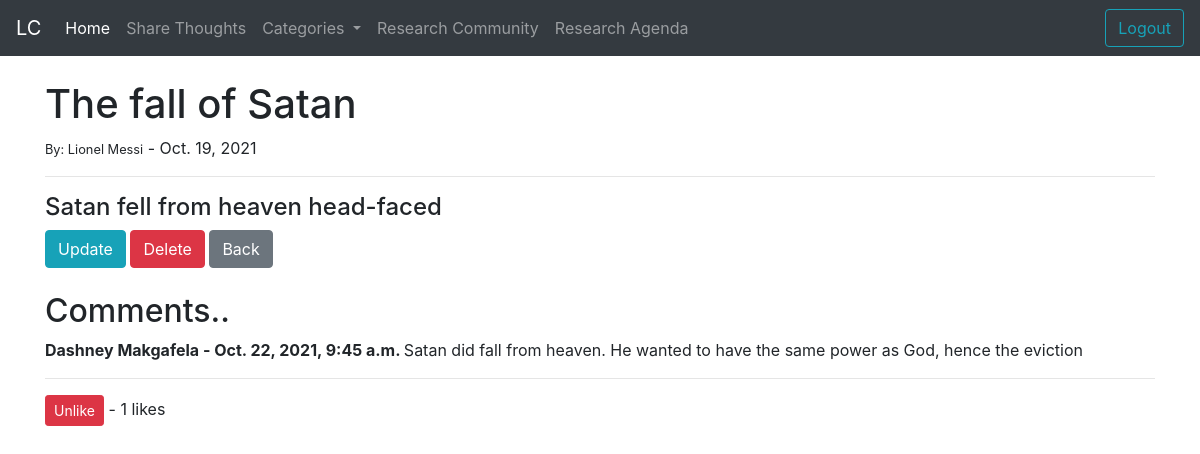
Page /post/14/ (signed in) on the committed database.
### activities/models.py (models this page shows, shortened)
class Post(models.Model):
    title = models.CharField(max_length=255)
    author = models.ForeignKey(User,on_delete=models.CASCADE)
    body = RichTextField(blank= True, null= True)
    post_date = models.DateField(auto_now_add=True)
    category = models.CharField(max_length=255, default="Philosophy")
    likes = models.ManyToManyField(User, related_name="blog_likes")
    def total_likes(self):
        return self.likes.count()

class Comment(models.Model):
    post = models.ForeignKey(Post, on_delete=models.CASCADE, related_name="comments")
    name = models.CharField(max_length=255)
    date_added = models.DateTimeField(auto_now_add=True)
    body = models.TextField()

### activities/views.py (the view)
# urls.py: path('post/<int:pk>/' ,PostDetail.as_view(), name="post-detail"),
class PostDetail(DetailView):
    model = Post
    template_name = "activities/detailed.html"
    def get_context_data(self,*args, **kwargs):
        cat_menu = Category.objects.all()
        stuff = get_object_or_404(Post, id=self.kwargs['pk'])
        total_likes = stuff.total_likes()
        liked = False
        if stuff.likes.filter(id=self.request.user.id).exists():
            liked = True
        context = super(PostDetail,self).get_context_data(*args, **kwargs)
        context["cat_menu"] = cat_menu
        context['total_likes'] = total_likes
        context['liked'] = liked
        return context

### activities/models.py (called while the page is built)
    def __str__(self):
        return self.name

### activities/templates/activities/detailed.html (shortened to what this page needs)
{% extends 'activities/base.html'%}
{% load static %}
{%block content%}
    <h1>{{post.title}}</h1>
    <small>By: {{post.author.first_name}} {{post.author.last_name}}</small> -
    {{post.post_date}}
    <hr>
    <h4>{{post.body}}</h4>
    <a class="btn btn-info"href="{% url 'update-post' post.pk %}">Update</a>
    <a class="btn btn-danger"href="{% url 'delete-post' post.pk %}">Delete</a>
    <a href="{%url 'share-thoughts'%}" class="btn btn-secondary">Back</a>
    <br><br>
    <h2> Comments..</h2>
    {% if not post.comments.all %}
        No Comments Yet.... <a href="{%url 'add-comment'%}">Add Comment</a>
    {% else %}
        {% for comment in post.comments.all %}
            <strong>
                {{comment.name}} -
                {{comment.date_added}}
            </strong>
            {{comment.body}}
        {% endfor%}
    {% endif %}
    <hr>
    <form action="{% url 'like-post' post.pk %}" method="POST">
        {% if liked%}
            <button type="submit", name="post_id", value="{{post.id}}",
            class="btn btn-danger btn-sm">Unlike</button>
        {% else %}
            <button type="submit", name="post_id", value="{{post.id}}",
            class="btn btn-primary btn-sm">Like</button>
        {% endif%}
         - {{total_likes}} likes
    </form>
{% endblock %}

### rows in the picture
Post: title "The fall of Satan", author.first_name "Lionel", author.last_name "Messi", post_date "Oct. 19, 2021", body "Satan fell from heaven head-faced"
Comment: name "Dashney Makgafela", date_added "Oct. 22, 2021, 9:45 a.m.", body "Satan did fall from heaven. He wanted to have the same power as God, hence the eviction"

### other values in the picture
{{ total_likes }} "1"
